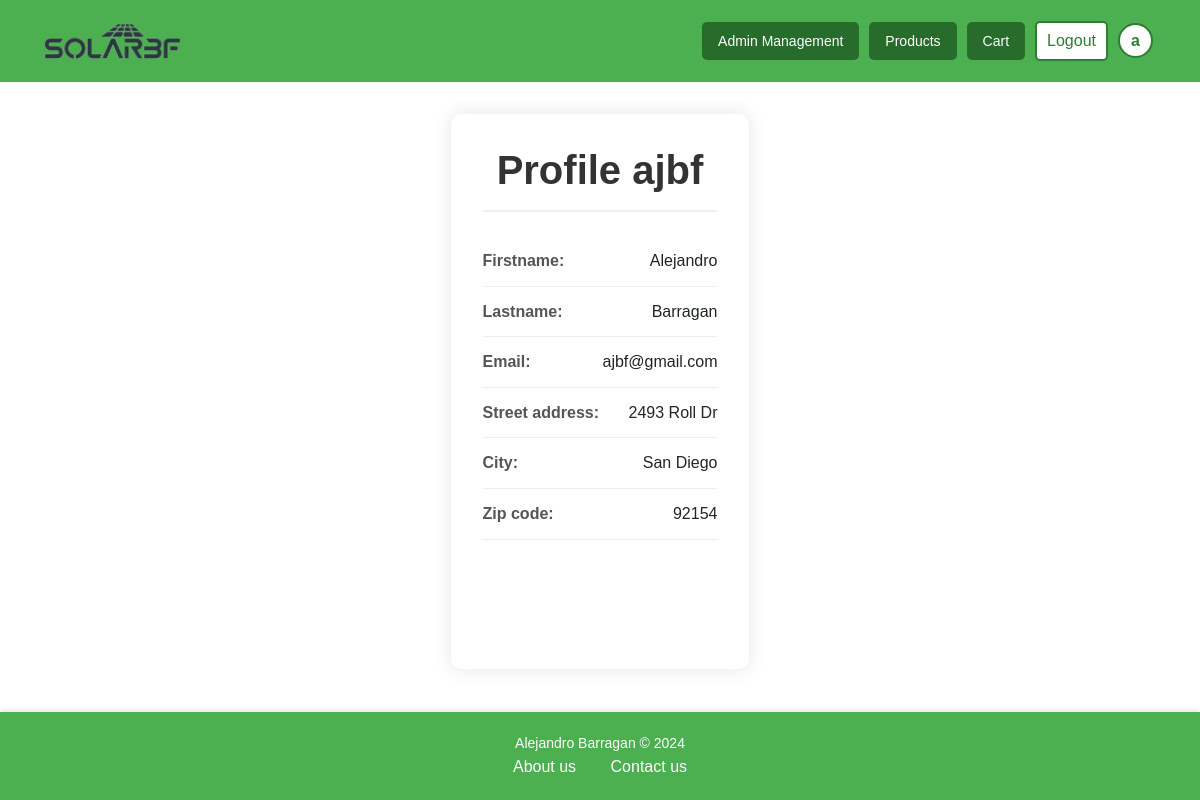
Page /profile/ (signed in) on the committed database.
### accounts/models.py (models this page shows, shortened)
class CustomUser(AbstractUser):
    USER_TYPE_CHOICES = (
        ('user', 'User'),
        ('worker', 'Worker'),
        ('admin', 'Admin'),
    )
    role = models.CharField(max_length=10, default='user')
    team = models.ForeignKey(
        Team,
        on_delete=models.SET_NULL,
        blank=True, null=True,
        related_name='members'
    )
    email = models.EmailField(unique=True)
    street_address = models.CharField(max_length=255, blank=True, null=True)
    city = models.CharField(max_length=100, blank=True, null=True)
    state = models.CharField(max_length=100, blank=True, null=True)
    zip_code = models.CharField(max_length=20, blank=True, null=True)
    country = models.CharField(max_length=100, blank=True, null=True)

### accounts/views.py (the view)
# urls.py: path('profile/', views.profileView, name='profile'),
@login_required
def profileView(request):
    return render(request, 'accounts/profile.html')

### templates/accounts/profile.html (shortened to what this page needs)
{% extends 'base.html' %}
{% load static %}
{% block style %}
    <link rel="stylesheet" href="{% static 'css/profile.css' %}"/>
{% endblock %}
{% block content %}
<div class="profile-container">
    <h1 class="item-center">Profile {{ user.username }}</h1>
    <div class="profile-info">
        <p><strong>Firstname:</strong> {{ user.first_name }}</p>
        <p><strong>Lastname:</strong> {{ user.last_name }}</p>
        <p><strong>Email:</strong> {{ user.email }}</p>
        <p><strong>Street address:</strong> {{ user.street_address }}</p>
        <p><strong>City:</strong> {{ user.city }}</p>
        <p><strong>Zip code:</strong> {{ user.zip_code }}</p>
    </div>
    <div class="button-container">
        <a class="btn-custom btn-large btn-secondary" href="{% url 'profile_update' %}">Update profile</a>
    </div>
</div>
{% endblock %}

### templates/components/navbar.html (shortened to what this page needs)
{% load static %}
{% block style %}
    <link rel="stylesheet" href="{% static 'css/navbar.css' %}"/>
{% endblock %}
{% block content %}
<div class="navbar-container">
    <nav class="navbar">
        <div class="container">
            <a class="nav-link navbar-brand nav-logo" href="{% url 'home' %}">
                <img src="{% static 'images/SolarBFLogo1-1.png' %}" alt="">
            </a>
            <div class="nav-links" id="nav-links">
                {% if user.is_authenticated %}
                    {% if user.is_staff or user.role == 'worker' %}
                        <a class="btn-custom btn-medium btn-primary" href="{% url 'management' %}">Admin Management</a>
                    {% endif %}
                        <a class="btn-custom btn-medium btn-primary" href="{% url 'products' %}">Products</a>
                        <a class="btn-custom btn-medium btn-primary" href="{% url 'cart' %}">Cart</a>
                        <a class="btn-custom btn-logout" href="{% url 'logout' %}">Logout</a>
                        <a class="btn-custom btn-profile" href="{% url 'profile' %}">{{ user.username|slice:":1" }}</a>
                    {% else %}
                        <a class="btn-login" href="{% url 'login' %}">Login</a>
                    {% endif %}
            </div>
        </div>
    </nav>
</div>
{% endblock %}

### static/css/base.css (style rules this page uses)
* { box-sizing: border-box; margin: 0; padding: 0; }
body { background-color: linear-gradient(135deg, #f8f9fa 0%, #e9ecef 100%); font-family: Arial, sans-serif; line-height: 1.6; }
a { text-decoration: none; }
img { max-width: 100%; height: auto; }
.item-center { display: flex; align-items: center; justify-content: center; text-align: center; }
.button-container { display: flex; justify-content: center; margin-top: 20px; margin-bottom: 10px; }
.btn-custom { display: inline-block; border: none; border-radius: 5px; cursor: pointer; transition: all 0.3s ease; text-align: center; text-decoration: none; margin: 5px; }
.btn-custom.btn-large { padding: 10px 20px; font-size: 16px; }
.btn-custom.btn-medium { padding: 8px 16px; font-size: 14px; }
.btn-primary { background-color: #276c2a; color: white; }
.btn-secondary { color: white; }

### static/css/profile.css (style rules this page uses)
.profile-container { max-width: 600px; margin: 2rem auto; padding: 2rem; background: white; border-radius: 10px; box-shadow: 0 0 20px rgba(0, 0, 0, 0.1); }
.profile-container h1 { color: #333; margin-bottom: 1.5rem; padding-bottom: 1rem; border-bottom: 2px solid #eee; font-weight: 600; }
.profile-info { margin-bottom: 2rem; }
.profile-info p { display: flex; justify-content: space-between; padding: 0.75rem 0; border-bottom: 1px solid #eee; margin: 0; }
.profile-info p strong { color: #555; min-width: 120px; }

### static/css/navbar.css (style rules this page uses)
.navbar-container { background-color: #4CAF50; }
.navbar { display: flex; justify-content: center; align-items: center; padding: 1rem; }
.container { display: flex; justify-content: space-between; align-items: center; width: 100%; }
.navbar-brand { margin-right: auto; font-size: 1.5rem; color: #fff; text-decoration: none; }
.nav-links { display: flex; align-items: center; }
.navbar .btn-logout, .btn-login { background-color: white; color: #2E7D32; border: 2px solid #2E7D32; padding: 5px 10px; border-radius: 5px; font-size: 16px; cursor: pointer; transition: all 0.3s ease; }
.navbar .btn-profile { background-color: white; color: #2E7D32; border: 2px solid #2E7D32; border-radius: 50%; font-size: 16px; width: 35px; height: 35px; display: flex; align-items: center; justify-content: center; font-weight: bold; cursor: pointer; transition: all 0.3s ease; }
.nav-logo { display: flex; align-items: center; height: 100%; padding: 5px 0; }
.nav-logo img { max-height: 40px; width: auto; object-fit: contain; }

### static/css/footer.css (style rules this page uses)
html, body { height: 100%; margin: 0; }
body { display: flex; flex-direction: column; }

### rows in the picture
CustomUser: username "a", username "ajbf", first_name "Alejandro", last_name "Barragan", email "ajbf@gmail.com", street_address "2493 Roll Dr", city "San Diego", zip_code "92154"
